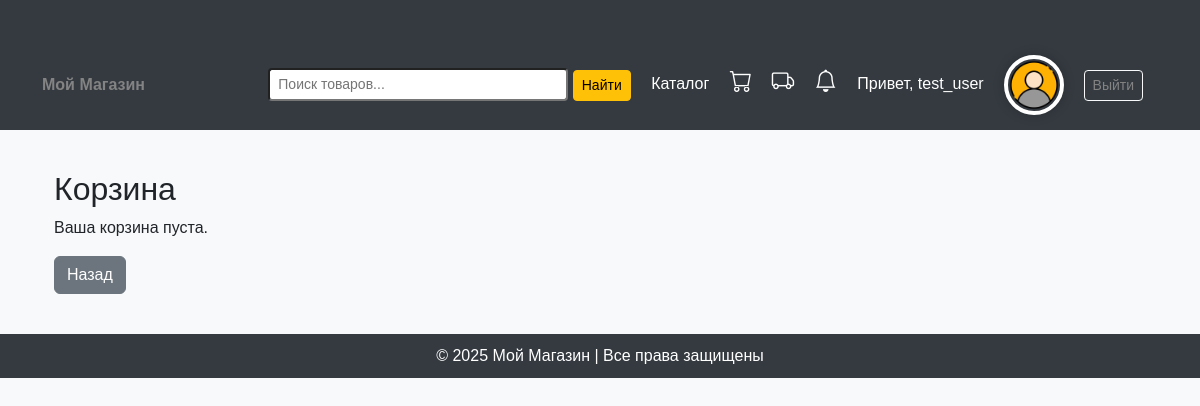
The app's page /accounts/cart/ (signed in), older data.
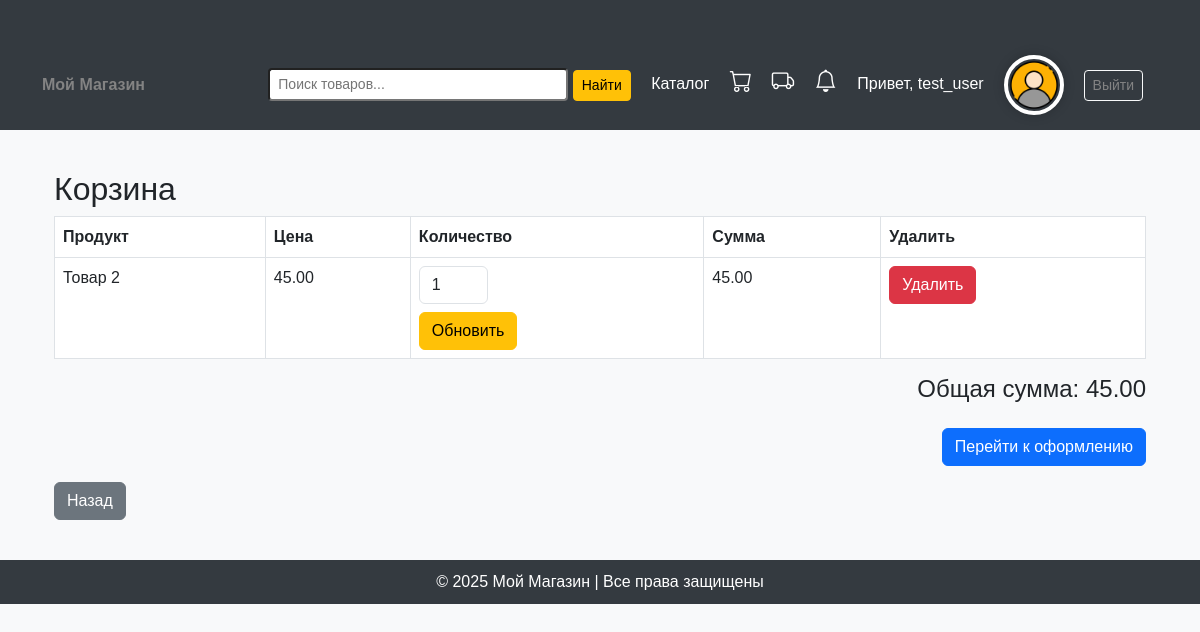
The same page, newer data.
### accounts/models.py (models this page shows, shortened)
class Product(models.Model):
    name = models.CharField(max_length=255, verbose_name="Название")
    price = models.DecimalField(max_digits=10, decimal_places=2, verbose_name="Цена")
    parameter_1 = models.CharField(max_length=255, blank=True, verbose_name="Параметр 1")
    parameter_2 = models.CharField(max_length=255, blank=True, verbose_name="Параметр 2")
    parameter_3 = models.CharField(max_length=255, blank=True, verbose_name="Параметр 3")
    parameter_4 = models.CharField(max_length=255, blank=True, verbose_name="Параметр 4")
    parameter_5 = models.CharField(max_length=255, blank=True, verbose_name="Параметр 5")
    category = models.ForeignKey(Category, on_delete=models.CASCADE, verbose_name="Категория")
    sku = models.CharField(max_length=50, unique=True, verbose_name="Артикул", blank=True)
    image = models.ImageField(upload_to="product_images/", blank=True, null=True, verbose_name="Изображение")
    description = models.TextField(blank=True, null=True, verbose_name="Описание")  # Новое поле для описания
    stock_quantity = models.PositiveIntegerField(default=0, verbose_name="Количество в наличии")  # Новое поле для количества товара

### accounts/views.py (the view, shortened to what this page needs)
# urls.py: path('cart/', view_cart, name='cart'),
def view_cart(request):
    cart_items = []
    total_sum = 0
    if request.user.is_authenticated:
        cart = Cart.objects.filter(user=request.user)
        for item in cart:
            item_total = item.product.price * item.quantity
            total_sum += item_total
            cart_items.append({
                'product': item.product,
                'quantity': item.quantity,
                'total_price': item_total
            })
    return render(request, 'accounts/cart.html', {'cart_items': cart_items, 'total_sum': total_sum})

### accounts/templatetags/cart_filters.py (called while the page is built)
@register.filter
def multiply(value, arg):
    try:
        return value * arg
    except (TypeError, ValueError):
        return 0

### templates/accounts/cart.html (shortened to what this page needs)
{% extends 'base.html' %}
{% load cart_filters %}
{% block content %}
  <div class="container">
    <h2>Корзина</h2>
    {% if cart_items %}
      <table class="table table-bordered">
        <thead>
          <tr>
            <th>Продукт</th>
            <th>Цена</th>
            <th>Количество</th>
            <th>Сумма</th>
            <th>Удалить</th>
          </tr>
        </thead>
        <tbody>
          {% for item in cart_items %}
            <tr>
              <td>{{ item.product.name }}</td>
              <td>{{ item.product.price }}</td>
              <td>
                <form method="POST" action="{% url 'update_cart_item' item.product.id %}">
                  <input type="number" name="quantity" value="{{ item.quantity }}" min="1"
                         max="{{ item.product.stock_quantity }}" class="form-control w-25" required>
                  <button type="submit" class="btn btn-warning mt-2">Обновить</button>
                </form>
              </td>
              <td>{{ item.quantity|multiply:item.product.price }}</td>
              <td>
                <form method="POST" action="{% url 'remove_from_cart' item.product.id %}">
                  <button type="submit" class="btn btn-danger">Удалить</button>
                </form>
              </td>
            </tr>
          {% endfor %}
        </tbody>
      </table>
      <div class="d-flex justify-content-end">
        <h4>Общая сумма: {{ total_sum }}</h4>
      </div>
      <div class="d-flex justify-content-end mt-3">
        <a href="{% url 'checkout' %}" class="btn btn-primary">Перейти к оформлению</a>
      </div>
    {% else %}
      <p>Ваша корзина пуста.</p>
    {% endif %}
    <div class="d-flex justify-content-start mt-3">
      <a href="{% url 'home' %}" class="btn btn-secondary">Назад</a>
    </div>
  </div>
{% endblock %}

Row changes from the older to the newer data that the page shows:
now on this page (row edited): Product: product.name "Товар 2", product.price "45.00", quantity "1", quantity|multiply "45.00"
Text that changed along with them:
{{ total_sum }}: (not shown) → "45.00"
text no longer shown: "Ваша корзина пуста."
text now shown: "Продукт Цена Количество Сумма Удалить Общая сумма: Перейти к оформлению"
